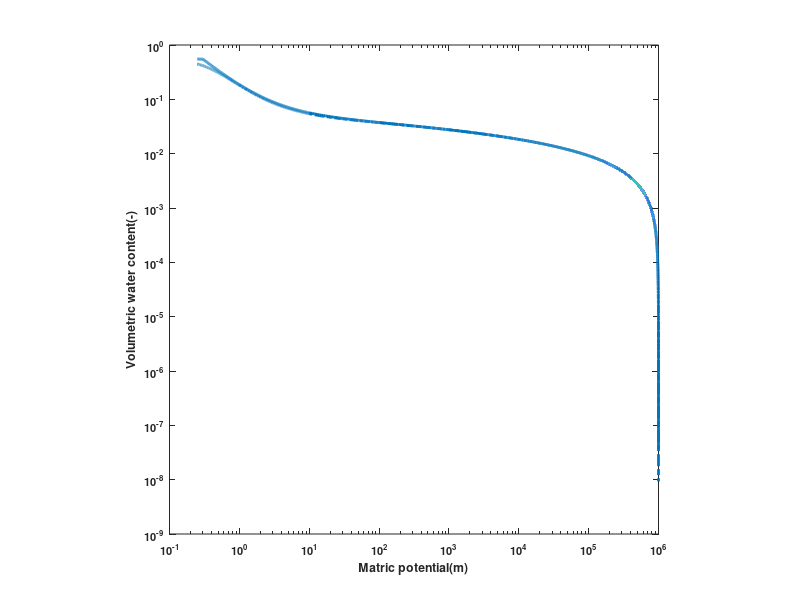

This figure's MATLAB source:
clear    
%% Coarse

% AA=14;
% VN=8.5;

% DLAM=5; % Lambda in Corey
% PSI_B=0.06; %sir entry potential

% SWRES=0.06; %residual saturation
% porosity=0.40;
% INTK=10e-9; %intrinsic permeability

%% Medium

% AA=4.5;
% VN=11;
% DLAM=8;
% PSI_B=0.2;
% SWRES=0.09;
% porosity=0.39;
% INTK=5.67e-11;

%% Fine

% AA=4.5;
% VN=8.5;
% DLAM=5.5;
% PSI_B=0.27;
% SWRES=0.1;
% porosity=0.36;
% INTK=1.15e-11;

%% Clay

% AA=0.015;
% VN=1.55;
% 
% DLAM=0.4;
% PSI_B=30;
% 
% PSIR = 436; %https://doi.org/10.1139/cgj-2011-0341
% fred_a = 67.4;
% fred_n = 2.1;
% fred_m = 0.68;
% 
% SWRES=0.1;
% porosity=0.53;
% INTK=1.8e-9; 

%% TEST

AA=3;
VN=2.2;
DLAM=1.1;
PSI_B=0.3;
SWRES=0.1;
porosity=0.55;
INTK=1.15e-11;

%%
PSIC0=1000000;
PSIC= [0.25:0.001:1,1:0.01:10,10:1:100,100:10:1000,1000:100:1000000];
      SI       = SWRES*log(PSIC0./PSIC)./log(PSIC0);
      SWRMS1   = 1-SI;
% model of van      
      AAPVN    = 1+(AA*PSIC).^VN;
      VNF      = (VN-1)/VN;                                            
      AAPVNN   = AAPVN.^VNF;
      SE_van   = 1./AAPVNN;
      SW_van   = SI+SWRMS1.*SE_van;
      RELK_van = SE_van.^0.5.*(1-(1-SE_van.^(1/VNF)).^VNF).^2; 
      KK_van = RELK_van*INTK;
      water_content_van = SW_van*porosity;
% model of brooks

      SE_brooks     = (PSI_B./PSIC).^DLAM; %PSI_B air entry value
      SW_brooks     = SWRMS1.*SE_brooks+SI;
      RELK_brooks   = SE_brooks.^(2+2./DLAM+0.5);
      KK_brooks = RELK_brooks*INTK;
      water_content_brooks = SW_brooks*porosity; 
      water_content_brooks(PSIC <= PSI_B) = porosity;
% model of fredlund

%       fred_fitting = 1 - ( log(1+(PSIC./PSIR)) / log(1+(10e5/PSIR)) ); %PSIR suction (kPa) corresponding to residual
%       SW_fred = fred_fitting.*(log (exp(1)+ (PSIC./fred_a).^fred_n) ).^-fred_m;
%       water_content_fred = SW_fred*porosity;


%% plot k.vs.sw      
% figure
% lw=2; %line width
% fz=8; % fontsize
% fl=8; % label font size
% 
% semilogy(SW_brooks, KK_brooks,'LineStyle','--','color',[0.85,0.33,0.10],'LineWidth',lw);
% hold on
% semilogy(SW_van, KK_van,'LineStyle','-','color',[0.85,0.33,0.10],'LineWidth',lw); %et against sat
% 
% 
% xlabel('Saturation(-)','FontSize',fz,'FontWeight','bold')
% ylabel('Hydraulic conductivity of capillary water(-)','FontSize',fz,'FontWeight','bold')
% hleg1 = legend('Coarse sand (Brooks&Corey)','Coarse sand (van Genuchten)','Location','east');
% set(hleg1, 'Box', 'on','FontSize',fz,'FontWeight','bold')
% ax1 = gca;
% set(ax1,'FontSize',fl,'FontWeight','bold')
% pbaspect([1 1 1])
% axis([0 1 10e-35 1])    

%% plot swcc         
figure
lw=2; %line width
fz=8; % fontsize
fl=8; % label font size

semilogx(PSIC,water_content_brooks,'LineStyle','-','color',[0.0 0.45 0.74],'LineWidth',lw); hold on%et against sat
% semilogx(PSIC,SW_brooks,'LineStyle','-.','color',[0.0 0.45 0.74],'LineWidth',lw);hold on %et against sat
% semilogy(SW_brooks,PSIC,'LineStyle','--','color',[0.0 0.45 0.74],'LineWidth',lw); %et against sat
% hold on

semilogy(PSIC,water_content_van,'LineStyle','-.','color',[0.0 0.45 0.74],'LineWidth',lw);
% semilogx(PSIC,water_content_fred,'LineStyle','--','color',[0.0 0.45 0.74],'LineWidth',lw); %et against sat
% semilogy(SW_van,PSIC,'LineStyle','-','color',[0.0 0.45 0.74],'LineWidth',lw);


xlabel('Matric potential(m)','FontSize',fz,'FontWeight','bold')
ylabel('Volumetric water content(-)','FontSize',fz,'FontWeight','bold')
% hleg1 = legend('Fine sand (Brooks&Corey)','Fine sand (van Genuchten)','Location','Northwest');
% hleg1 = legend('Fine sand (Fredlund)','Fine sand (van Genuchten)','Location','southwest');
% set(hleg1, 'Box', 'on','FontSize',fz,'FontWeight','bold')
ax1 = gca;
set(ax1,'FontSize',fl,'FontWeight','bold')
pbaspect([1 1 1])
% axis([0 10 0 1.05])     


